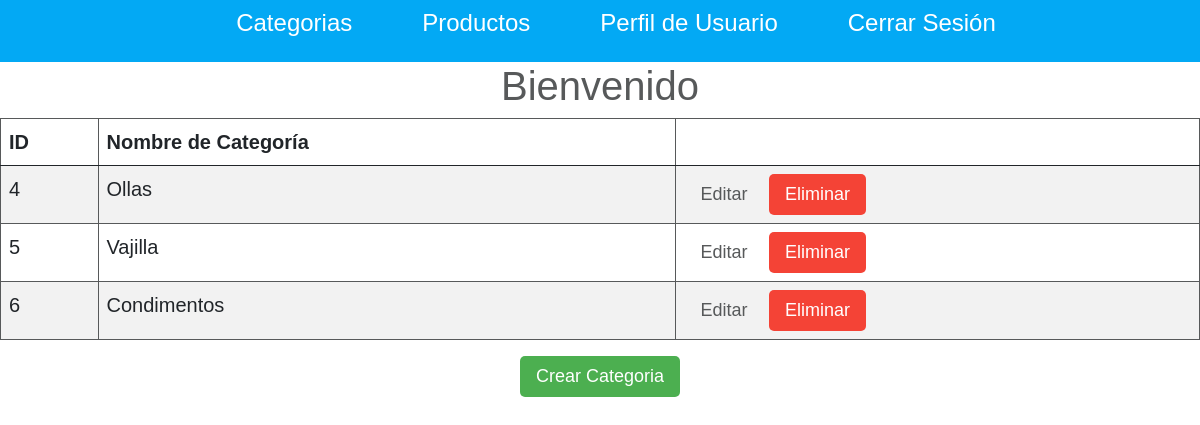
Screenshot of /categorias (signed in) with the database file from the repository.
### tables this page shows
CREATE TABLE "categorias" (
	"id_categoria"	INTEGER NOT NULL UNIQUE,
	"nombre_categoria"	TEXT NOT NULL UNIQUE,
	"id_usuario"	INTEGER NOT NULL,
	PRIMARY KEY("id_categoria" AUTOINCREMENT)
);

### app.py (the view)
@app.route('/categorias')
def categorias():
    if not 'usuario' in session:
        return redirect(url_for('inicio'))
    categorias = db.execute("""SELECT * FROM categorias WHERE id_usuario = ?""",(session['usuario'][0],)).fetchall()
    return render_template('categorias.html', categorias = categorias)

### templates/categorias.html (shortened to what this page needs)
<!doctype html>
<html lang="es">
  <head>
    <link href="https://cdn.jsdelivr.net/npm/bootstrap@5.0.0-beta1/dist/css/bootstrap.min.css" rel="stylesheet">
  </head>
</html>
{% extends 'layouts/base.html'%}
{% block content %}
<center>
    <h1>Bienvenido</h1>
    <table class="table table-striped">
        <thead>
            <th>ID</th>
            <th>Nombre de Categoría</th>
            <th></th>
        </thead>
        <tbody>
            {% for categoria in categorias %}
            <tr>
                <td>{{categoria[0]}}</td>
                <td>{{categoria[1]}}</td>
                <td>
                    <a class="btn btn-success2" href="{{url_for('editar_categoria',id=categoria[0])}}">Editar</a>
                    <a class="btn btn-danger" href="{{url_for('eliminar_categoria',id=categoria[0])}}">Eliminar</a>
                </td>
            </tr>
            {% endfor %}
        </tbody>
    </table>
    <a class="btn btn-success" href="{{url_for('crear_categoria')}}">Crear Categoria</a>
</center>
{% endblock %}

### static/main.css (style rules this page uses)
html, body { padding: 0; margin: 0; color: #57595a; font-family: "Gill Sans", "Gill Sans MT", Calibri, "Trebuchet MS", sans-serif; }
.table { width: 100%; border-collapse: collapse; font-size: 20px; }
.table, .table th, .table td { border: 1px solid #57595a; }
.table tr td { padding: 8px; }
.btn { padding: 7px 16px; font-size: 18px; border: none; outline: none; cursor: pointer; border-radius: 5px; text-decoration: none; font-weight: 500; color: #57595a; }
.btn-success { background-color: #4caf50; color: white; }
.btn-danger { background-color: #F44336; color: white; }

### rows the page displays
categorias: id_categoria "4", nombre_categoria "Ollas"
categorias: id_categoria "5", nombre_categoria "Vajilla"
categorias: id_categoria "6", nombre_categoria "Condimentos"
